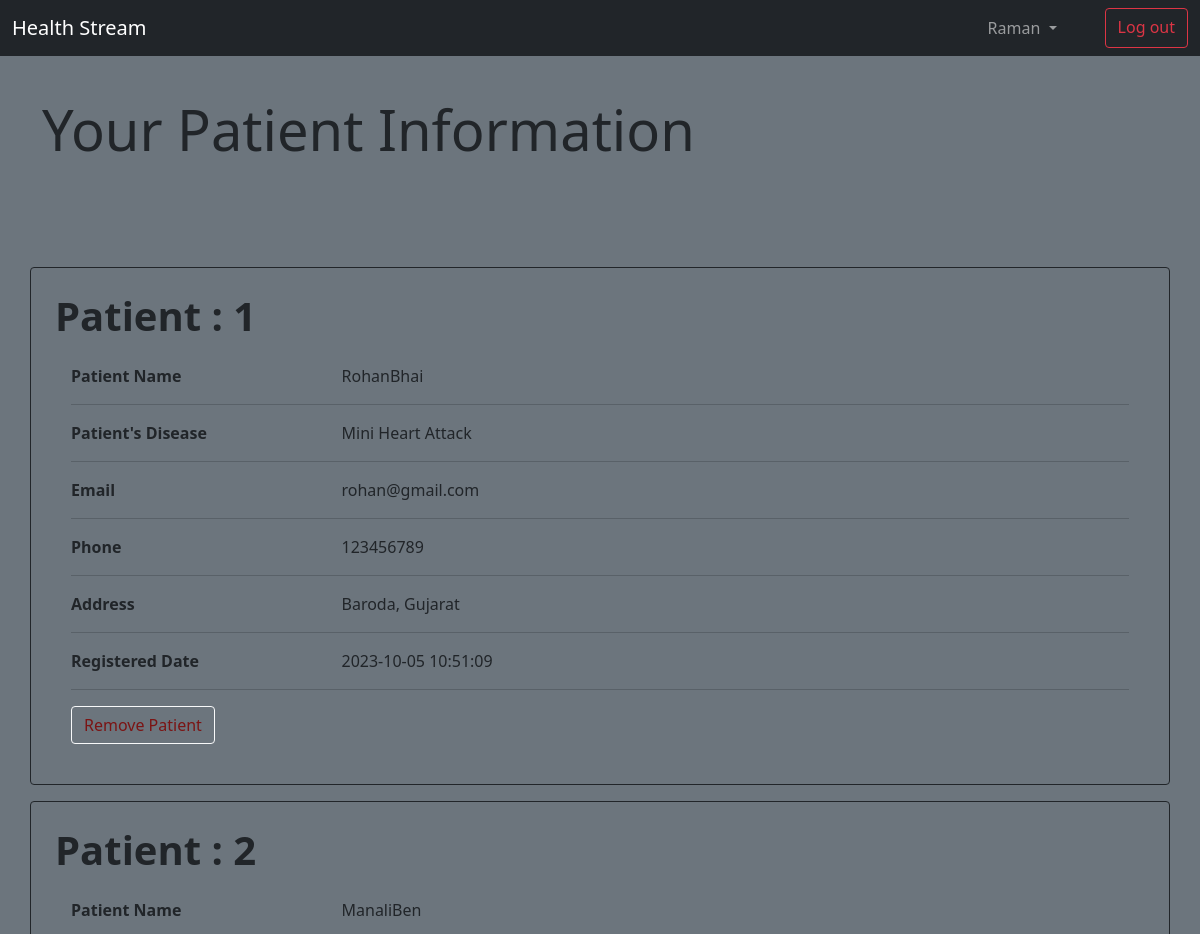
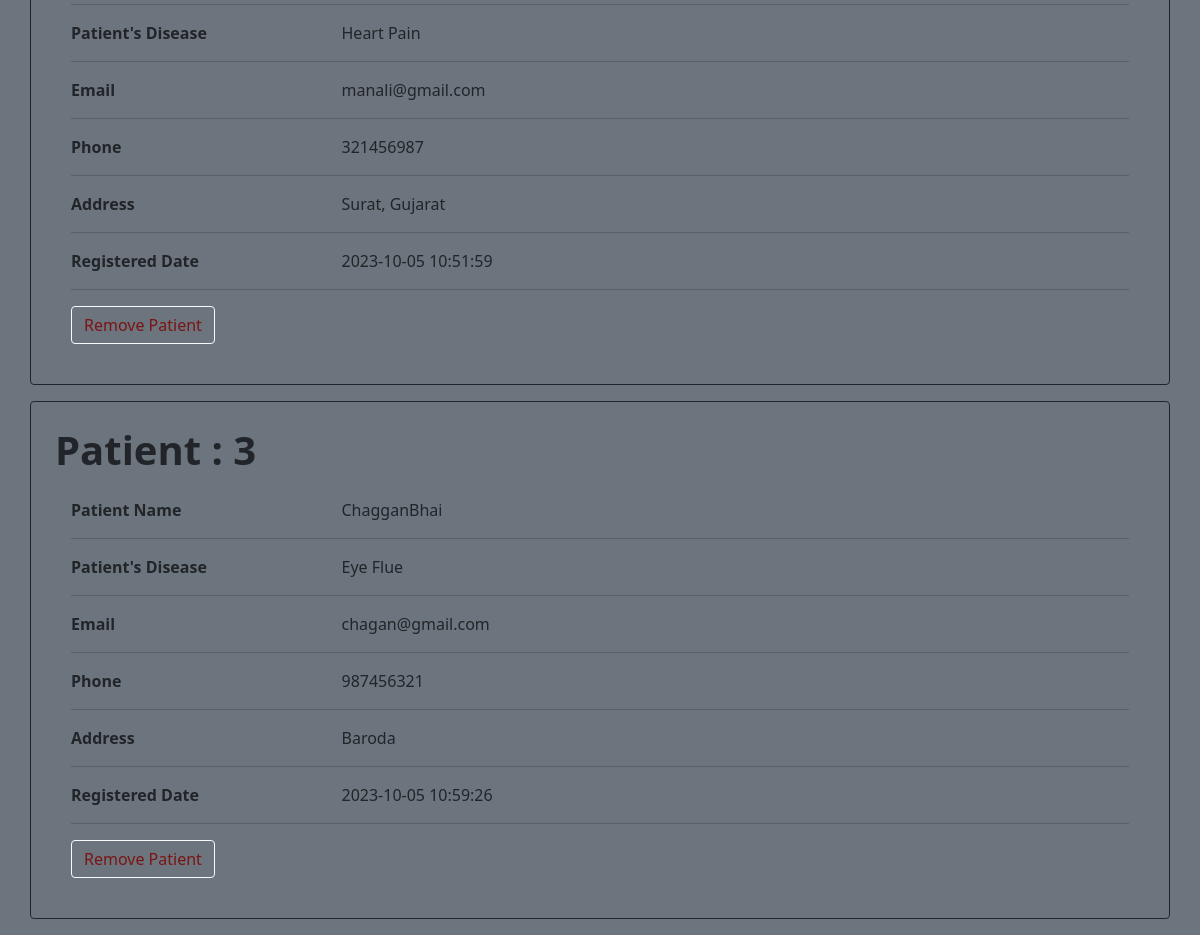
The page /Assistant/allPatient.php (signed in) on the database its author committed (2 pictures, top to bottom).
### tables this page shows
CREATE TABLE `users` (
  `username` varchar(30) NOT NULL,
  `email` varchar(256) NOT NULL,
  `phonenumber` varchar(15) NOT NULL,
  `registered_date` datetime NOT NULL,
  `password` varchar(32) NOT NULL,
  `address` varchar(10000) NOT NULL,
  `allocateddoctor` varchar(100) NOT NULL,
  `disease` varchar(1000) NOT NULL
);

### Assistant/allPatient.php (the view, shortened to what this page needs)
<!DOCTYPE html>
<html lang="en">
<head>
  <link href="https://cdn.jsdelivr.net/npm/bootstrap@5.0.2/dist/css/bootstrap.min.css" rel="stylesheet"
>
</head>
<body class="bg-secondary">
  <?php
  include './navbar.php';
  ?>
  <div class="container my-5 py-5">
    <h1 class="display-4">Your Patient Information</h1>
  </div>
    <?php
    include "../config.php";
    $getUsersSQL = "SELECT * FROM users ";
    $getUserResult = mysqli_query($conn, $getUsersSQL) or die("Query Failed.");
    $count = 0;
    if (mysqli_num_rows($getUserResult) > 0) {
      while ($row = mysqli_fetch_assoc($getUserResult)) {
        $count++;
        echo "
                  <section class='container border border-1 border-dark p-4 my-3 rounded'>
                    <h1><b> Patient : " . $count . "</b></h1>
                    <div class='col-lg-12'>
                      <div class='card-body'>
                        <div class='row'>
                          <div class='col-sm-3'>
                            <p class='mb-0'><b>Patient Name</b></p>
                          </div>
                          <div class='col-sm-9'>
                            <p class='mb-0'>" . $row['username'] . "</p>
                          </div>
                        </div>
                        <hr />
                        <div class='row'>
                          <div class='col-sm-3'>
                            <p class='mb-0'><b>Patient's Disease</b></p>
                          </div>
                          <div class='col-sm-9'>
                            <p class='mb-0'>" . $row['disease'] . "</p>
                          </div>
                        </div>
                        <hr />
                        <div class='row'>
                          <div class='col-sm-3'>
                            <p class='mb-0'><b>Email</b></p>
                          </div>
                          <div class='col-sm-9'>
                            <p class='mb-0'>" . $row['email'] . "</p>
                          </div>
                        </div>
                        <hr />
                        <div class='row'>
                          <div class='col-sm-3'>
                            <p class='mb-0'><b>Phone</b></p>
                          </div>
                          <div class='col-sm-9'>
                            <p class='mb-0'>" . $row['phonenumber'] . "</p>
                          </div>
                        </div>
                        <hr />
                        <div class='row'>
                          <div class='col-sm-3'>
                            <p class='mb-0'><b>Address</b></p>
                          </div>
                          <div class='col-sm-9'>
                            <p class='mb-0'>" . $row['address'] . "</p>
                          </div>
                        </div>
                        <hr />
                        <div class='row'>
                          <div class='col-sm-3'>
                            <p class='mb-0'><b>Registered Date</b></p>
                          </div>
                          <div class='col-sm-9'>
                            <p class='mb-0'>" . $row['registered_date'] . "</p>
                          </div>
                        </div>
                        <hr />
                        <div class='row'>
                          <div class='col-sm-3'>
                          <a class='btn btn-outline-light' href='removeUser.php?username=" . $row['username'] . "' style='ext-decoration: none; color: #7b1414;'>
                          Remove Patient
                      </a>                          </div>
                          <div class='col-sm-9'>
                                             </div>
                        </div>
                      </div>
                    </div>
                  </section>
                  ";
      }
    }
    ?>
</body>
</html>

### Assistant/navbar.php (shortened to what this page needs)
<header>
    <nav class="navbar navbar-expand-lg navbar-dark bg-dark fixed-top" style="opacity: 100%;">
        <div class="container-fluid">
            <a class="navbar-brand" href="./index.php">Health Stream</a>
            <div class="collapse navbar-collapse" id="navbarSupportedContent">
                <form class="d-flex">
                    <ul class="navbar-nav me-auto mb-2 mb-lg-0">
                        <li class="nav-item dropdown navbar-dark bg-dark">
                            <a class="nav-link dropdown-toggle px-5 " href="#" id="navbarDropdown" role="button"
                                data-bs-toggle="dropdown" aria-expanded="false">
                                <?php echo " {$_SESSION['username']}" ?>
                            </a>
                        </li>
                        <a href="./logout.php" class="btn btn-outline-danger ">Log out</a>
                    </ul>
                </form>
            </div>
        </div>
    </nav>
</header>

### rows shown on the page
users: username "RohanBhai", disease "Mini Heart Attack", email "rohan@gmail.com", phonenumber "123456789", address "Baroda, Gujarat", registered_date "2023-10-05 10:51:09"
users: username "ManaliBen", disease "Heart Pain", email "manali@gmail.com", phonenumber "321456987", address "Surat, Gujarat", registered_date "2023-10-05 10:51:59"
users: username "ChagganBhai", disease "Eye Flue", email "chagan@gmail.com", phonenumber "987456321", address "Baroda", registered_date "2023-10-05 10:59:26"

### other values the page prints
$_SESSION['username'] "Raman"
